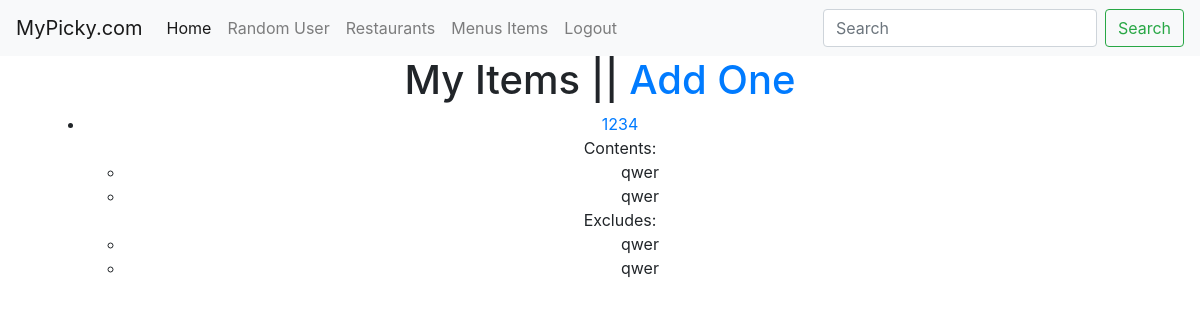
/items/ (signed in), run on an earlier commit of the app's database.
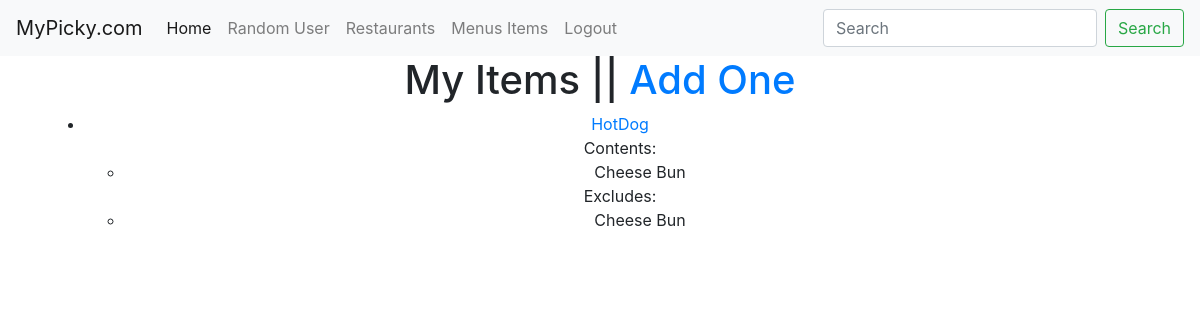
And on a later commit of the database.
### menus/models.py (models this page shows, shortened)
class Item(models.Model):
	user = models.ForeignKey(settings.AUTH_USER_MODEL)
	restaurant = models.ForeignKey(RestaurantLocation)
	name = models.CharField(max_length=120)
	contents = models.TextField(help_text="Seperate each item by comma.")
	excludes = models.TextField(blank=True,null=True,help_text="Seperate each item by comma.")
	public = models.BooleanField(default=True)
	timestamp =models.DateTimeField(auto_now_add=True)
	updated = models.DateTimeField(auto_now=True)
	def get_absolute_url(self):
		return reverse('menus:update',kwargs={'pk':self.pk})
	class Meta:
		ordering = ['-updated','-timestamp']
	def get_contents(self):
		return self.contents.split(",")
	def get_excludes(self):
		return self.excludes.split(",")

### menus/views.py (the view)
class ItemListView(LoginRequiredMixin,ListView):
	def get_queryset(self):
		return Item.objects.filter(user=self.request.user)

### menus/templates/menus/item_list.html (shortened to what this page needs)
{% extends "base.html" %}
{% block content %}
<div class='container'>
<h1>My Items || <a href='{% url "menus:create" %}'>Add One</a></h1>
<ul>
{% for obj in object_list %}
	<li><a href="{{ obj.get_absolute_url }}">{{ obj.name }}</a><br>
		{% if obj.contents %}
			Contents:
			<ul>
				{% for item in obj.get_contents %}
					<li>{{ item }}</li>
				{% endfor %}
			</ul>
		{% endif %}
		{% if obj.excludes %}
			Excludes:
			<ul>
				{% for item in obj.get_excludes %}
					<li>{{ item }}</li>
				{% endfor %}
			</ul>
		{% endif %}
	</li>
	{% empty %}
	<li><a href='{% url "menus:create" %}'>Add One</a></li>
{% endfor %}
</ul>
</div>
{% endblock content %}

What changed in the data, as far as the page shows it:
removed Item: name "1234", get_contents "qwer" "qwer", get_excludes "qwer" "qwer"
added Item: name "HotDog", get_contents "Cheese Bun", get_excludes "Cheese Bun"
